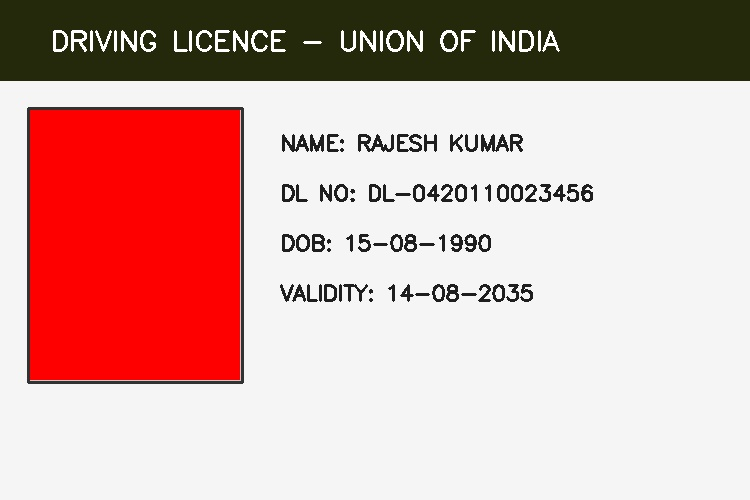
#> input picture test_images/doc_case_1.jpg, 750 x 500 px
$ python -i orientation.py   (imports and definitions only)
#> lines starting #> are read from the running program, lines starting #| are printed output that depends on the picture; after the words box and inside, x2 and y2 are one past the last pixel; in counts of white or black regions, pixels touching at a corner belong together
import cv2
import numpy as np
import logging

logger = logging.getLogger(__name__)


def compute_skew_angle(gray_image: np.ndarray) -> float:
    """
    Computes skew angle in degrees using Otsu binarization and minAreaRect on text contours.
    """
    try:
        # Invert so text is white
        thresh = cv2.threshold(gray_image, 0, 255, cv2.THRESH_BINARY_INV + cv2.THRESH_OTSU)[1]

        # Morphological dilation to connect text horizontally
        kernel = cv2.getStructuringElement(cv2.MORPH_RECT, (30, 5))
        dilated = cv2.dilate(thresh, kernel, iterations=2)

        # Find all contours
        contours, _ = cv2.findContours(dilated, cv2.RETR_LIST, cv2.CHAIN_APPROX_SIMPLE)

        angles = []
        for c in contours:
            if cv2.contourArea(c) < 100:
                continue
            rect = cv2.minAreaRect(c)
            angle = rect[-1]

            # minAreaRect returns angle in [-90, 0)
            if angle < -45:
                angle = 90 + angle
            elif angle > 45:
                angle = angle - 90

            if abs(angle) > 0.1:
                angles.append(angle)

        if len(angles) > 3:
            median_angle = float(np.median(angles))
            return median_angle
        return 0.0
    except Exception as e:
        logger.debug(f"Deskew calculation error: {e}")
        return 0.0


def rotate_image(image: np.ndarray, angle: float) -> np.ndarray:
    """
    Rotates image by arbitrary angle in degrees around the center, expanding borders so no text is cropped.
    """
    if abs(angle) < 0.2:
        return image

    h, w = image.shape[:2]
    center = (w / 2, h / 2)

    # Compute rotation matrix
    M = cv2.getRotationMatrix2D(center, angle, 1.0)

    # Compute new bounding dimensions
    cos = np.abs(M[0, 0])
    sin = np.abs(M[0, 1])
    new_w = int((h * sin) + (w * cos))
    new_h = int((h * cos) + (w * sin))

    # Adjust rotation matrix translation
    M[0, 2] += (new_w / 2) - center[0]
    M[1, 2] += (new_h / 2) - center[1]

    # Perform rotation with white background
    rotated = cv2.warpAffine(
        image, M, (new_w, new_h),
        flags=cv2.INTER_CUBIC,
        borderMode=cv2.BORDER_CONSTANT,
        borderValue=(255, 255, 255)
    )
    return rotated


def correct_perspective_if_present(image: np.ndarray) -> np.ndarray:
    """
    Detects if there is a clear document boundary with perspective distortion and warps to rectangular top-down view.
    If no clear document quad is found, returns the original image.
    """
    try:
        h, w = image.shape[:2]
#> h = 500; w = 750
        img_area = h * w
#> img_area = 375000
        gray = cv2.cvtColor(image, cv2.COLOR_RGB2GRAY)
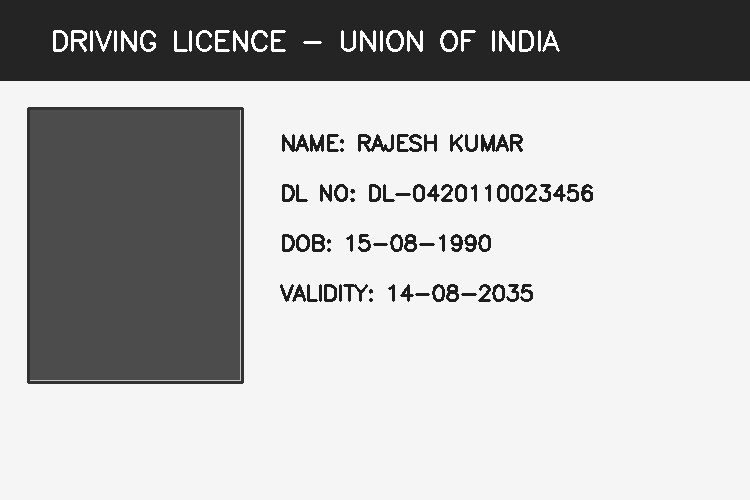
#> gray: shape (500, 750); min 22, max 255, mean 181.9
        blurred = cv2.GaussianBlur(gray, (5, 5), 0)
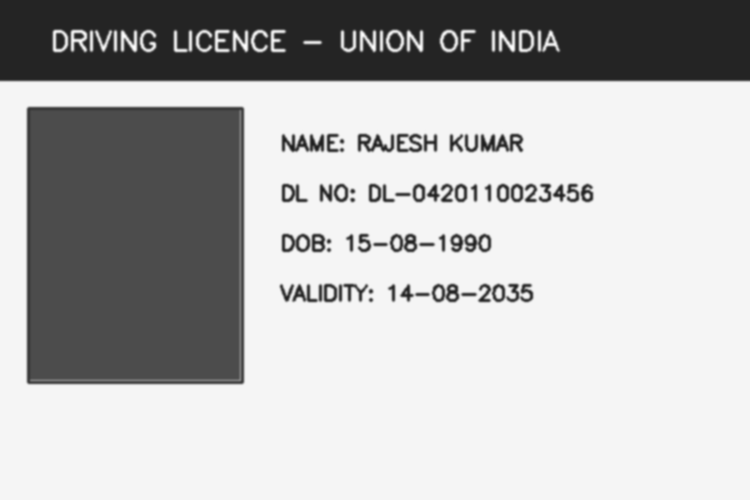
#> blurred: shape (500, 750); min 30, max 254, mean 181.9
        edged = cv2.Canny(blurred, 50, 200)
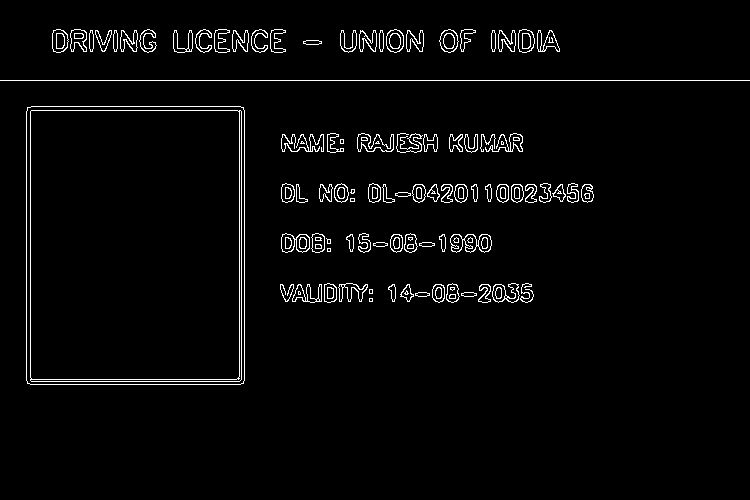
#> edged: shape (500, 750); 2.8% white in thin lines or dots, all inside (x1, y1, x2, y2) = (0, 29, 750, 385)

        # Dilate edges slightly to close gaps
        kernel = cv2.getStructuringElement(cv2.MORPH_RECT, (3, 3))
        dilated = cv2.dilate(edged, kernel, iterations=1)
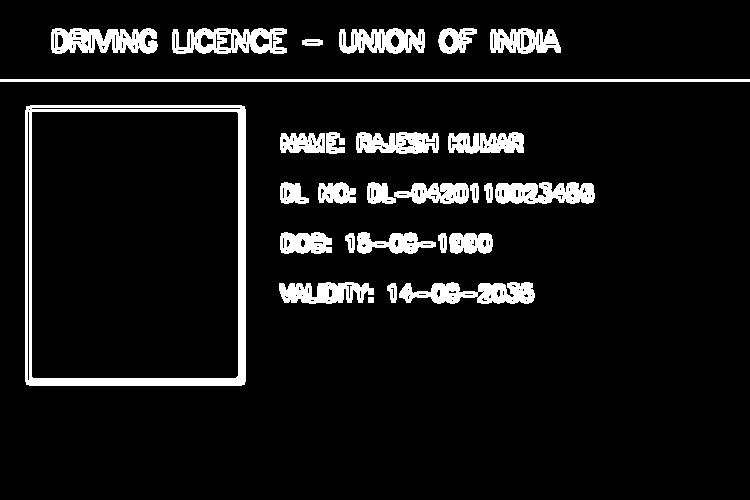
#> dilated: shape (500, 750); 8.4% white; 28 white regions

        contours, _ = cv2.findContours(dilated, cv2.RETR_LIST, cv2.CHAIN_APPROX_SIMPLE)
#> contours = 255 contours, 171 with area under 20; largest, box (x1, y1, x2, y2) and area: (25, 105, 246, 386) 61574, (31, 111, 239, 379) 55260, (172, 28, 287, 54) 2189, (51, 28, 158, 54) 1964, (399, 282, 535, 304) 1885
        contours = sorted(contours, key=cv2.contourArea, reverse=True)[:5]
#> contours = 5 contours; box (x1, y1, x2, y2) and area: (25, 105, 246, 386) 61574, (31, 111, 239, 379) 55260, (172, 28, 287, 54) 2189, (51, 28, 158, 54) 1964, (399, 282, 535, 304) 1885

        for c in contours:
            area = cv2.contourArea(c)
            if area < 0.25 * img_area:
                continue
            peri = cv2.arcLength(c, True)
            approx = cv2.approxPolyDP(c, 0.02 * peri, True)

            if len(approx) == 4 and cv2.isContourConvex(approx):
                # Order points: top-left, top-right, bottom-right, bottom-left
                pts = approx.reshape(4, 2)
                rect = np.zeros((4, 2), dtype="float32")

                s = pts.sum(axis=1)
                rect[0] = pts[np.argmin(s)]
                rect[2] = pts[np.argmax(s)]

                diff = np.diff(pts, axis=1)
                rect[1] = pts[np.argmin(diff)]
                rect[3] = pts[np.argmax(diff)]

                (tl, tr, br, bl) = rect

                # Compute width and height of transformed image
                width_a = np.sqrt(((br[0] - bl[0]) ** 2) + ((br[1] - bl[1]) ** 2))
                width_b = np.sqrt(((tr[0] - tl[0]) ** 2) + ((tr[1] - tl[1]) ** 2))
                max_w = max(int(width_a), int(width_b))

                height_a = np.sqrt(((tr[0] - br[0]) ** 2) + ((tr[1] - br[1]) ** 2))
                height_b = np.sqrt(((tl[0] - bl[0]) ** 2) + ((tl[1] - bl[1]) ** 2))
                max_h = max(int(height_a), int(height_b))

                if max_w > 100 and max_h > 100:
                    dst = np.array([
                        [0, 0],
                        [max_w - 1, 0],
                        [max_w - 1, max_h - 1],
                        [0, max_h - 1]
                    ], dtype="float32")

                    M = cv2.getPerspectiveTransform(rect, dst)
                    warped = cv2.warpPerspective(image, M, (max_w, max_h), flags=cv2.INTER_CUBIC)
                    return warped
#> this loop made 5 passes
#> area on passes 1 to 5: 61574, 55260, 2189, 1963.5, 1885
        return image
    except Exception as e:
        logger.debug(f"Perspective correction skipped: {e}")
        return image


def deskew_and_orient(image: np.ndarray) -> np.ndarray:
    """
    Performs perspective rectification and deskewing.
    """
    processed = correct_perspective_if_present(image)
    gray = cv2.cvtColor(processed, cv2.COLOR_RGB2GRAY)
    angle = compute_skew_angle(gray)
#> in compute_skew_angle, `thresh = cv2.threshold(gray_image, 0, 255, cv2.THRESH_BINARY_INV + cv2..`:
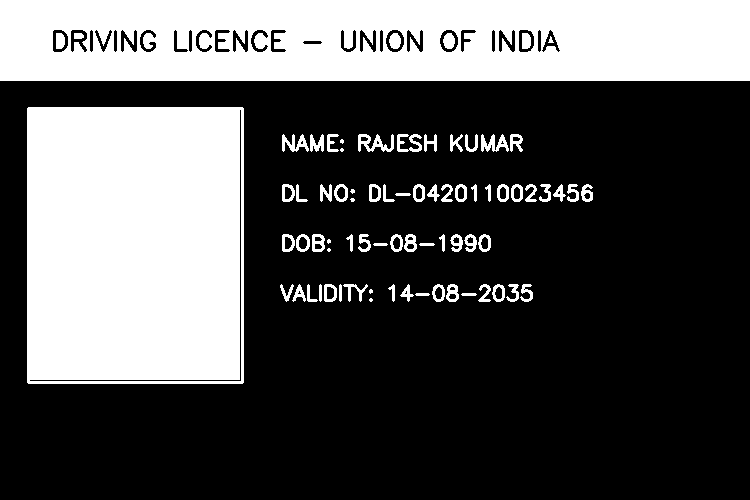
#> thresh: shape (500, 750); 33.1% white; 76 white regions (8 under 20 px), largest, box (x1, y1, x2, y2) and area: (27, 107, 244, 384) 59624, (0, 0, 750, 81) 56619, (358, 134, 394, 152) 328
#> in compute_skew_angle, `dilated = cv2.dilate(thresh, kernel, iterations=2)`:
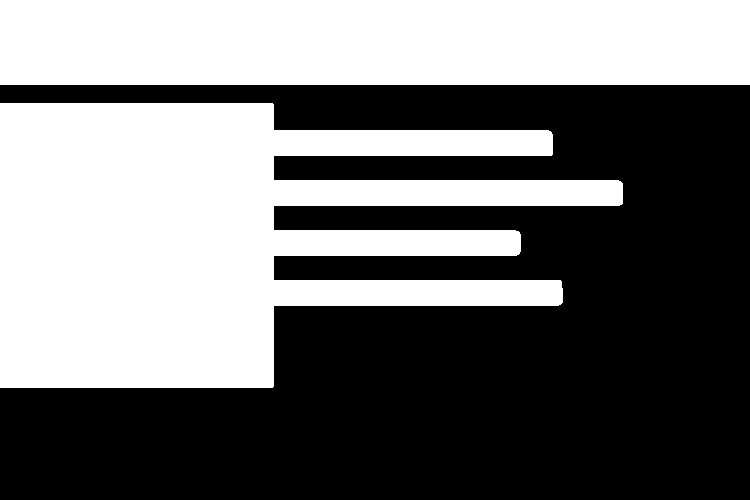
#> dilated: shape (500, 750); 45.9% white; 2 white regions
#> in compute_skew_angle, `contours, _ = cv2.findContours(dilated, cv2.RETR_LIST, cv2.CHAIN_APPRO..`: contours = 2 contours; box (x1, y1, x2, y2) and area: (0, 103, 623, 388) 106592, (0, 0, 750, 85) 62916
#> the loop in compute_skew_angle, `for c in contours:` made 2 passes
#> (c, rect, angle) on pass 2: ([[0, 0], [0, 84], [749, 84], [749, 0]], ((374.5, 42), (84, 749), -90), 0)
#> (rect, angle) on pass 1: (((311, 245), (284, 622), -90), 0)
#> after the loop in compute_skew_angle, `for c in contours:`: angles = []
#> angle = 0
    if abs(angle) > 0.5:
        processed = rotate_image(processed, -angle)
    return processed

>>> import cv2
>>> picture = cv2.cvtColor(cv2.imread('../../test_images/doc_case_1.jpg'), cv2.COLOR_BGR2RGB)
>>> result = deskew_and_orient(picture)

$ run again, on test_images/doc_case_2.jpg
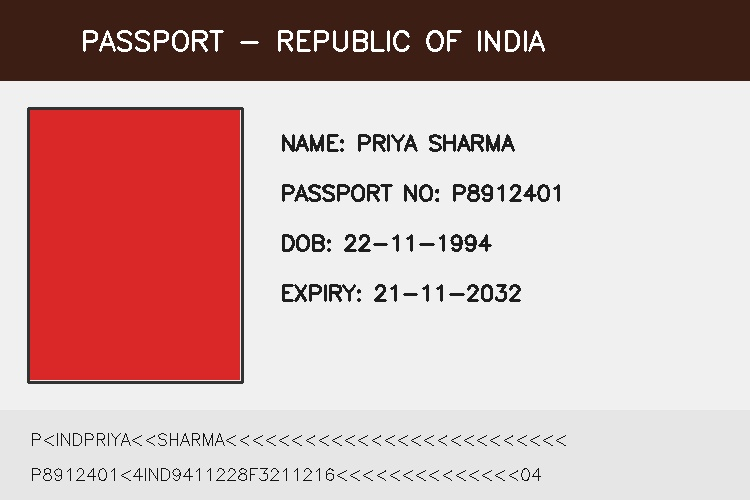
#> input picture test_images/doc_case_2.jpg, 750 x 500 px
#> in correct_perspective_if_present, `edged = cv2.Canny(blurred, 50, 200)`:
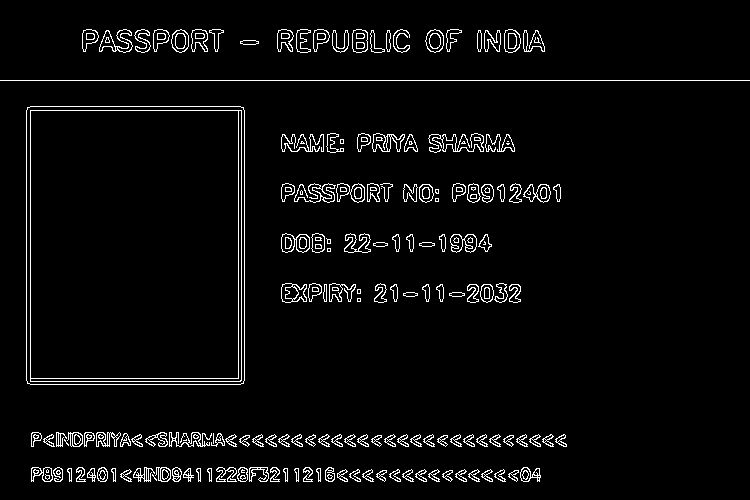
#> edged: shape (500, 750); 4% white in thin lines or dots
#> in correct_perspective_if_present, `contours, _ = cv2.findContours(dilated, cv2.RETR_LIST, cv2.CHAIN_APPRO..`: contours = 327 contours, 231 with area under 20; largest, box (x1, y1, x2, y2) and area: (25, 105, 246, 386) 61576, (31, 111, 238, 378) 54794, (30, 431, 568, 448) 6022, (324, 466, 542, 483) 2319, (98, 28, 225, 54) 2248
#> in correct_perspective_if_present, `contours = sorted(contours, key=cv2.contourArea, reverse=True)[:5]`: contours = 5 contours; box (x1, y1, x2, y2) and area: (25, 105, 246, 386) 61576, (31, 111, 238, 378) 54794, (30, 431, 568, 448) 6022, (324, 466, 542, 483) 2319, (98, 28, 225, 54) 2248
#> the loop in correct_perspective_if_present, `for c in contours:` made 5 passes
#> area on passes 1 to 5: 61576, 54794, 6022, 2319, 2247.5
#> thresh: shape (500, 750); 33.6% white; 166 white regions (63 under 20 px), largest, box (x1, y1, x2, y2) and area: (27, 107, 244, 384) 59624, (0, 0, 750, 81) 56695, (457, 134, 484, 152) 251
#> in compute_skew_angle, `dilated = cv2.dilate(thresh, kernel, iterations=2)`:
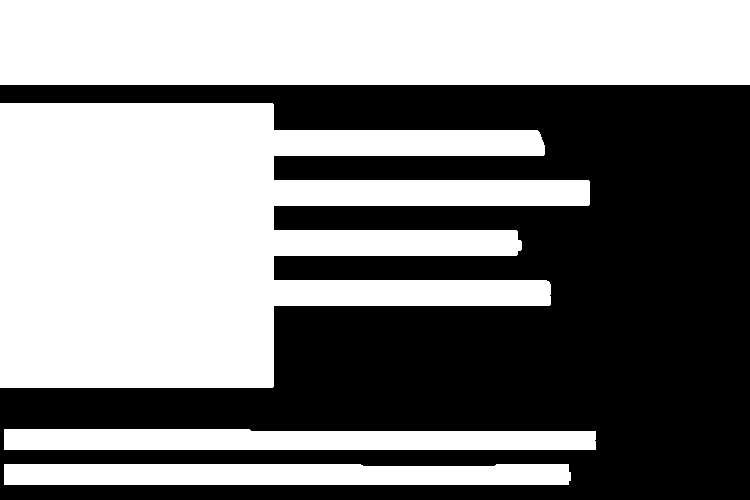
#> dilated: shape (500, 750); 51.7% white; 1 black region
#> in compute_skew_angle, `contours, _ = cv2.findContours(dilated, cv2.RETR_LIST, cv2.CHAIN_APPRO..`: contours = 4 contours; box (x1, y1, x2, y2) and area: (0, 103, 590, 388) 105217, (0, 0, 750, 85) 62916, (4, 429, 596, 450) 11129, (4, 464, 571, 485) 11030
#> the loop in compute_skew_angle, `for c in contours:` made 4 passes
#> (c, rect) on pass 4: ([[0, 0], [0, 84], [749, 84], [749, 0]], ((374.5, 42), (84, 749), -90))
#> after the loop in compute_skew_angle, `for c in contours:`: angles = []
#> in deskew_and_orient, `angle = compute_skew_angle(gray)`: angle = 0
